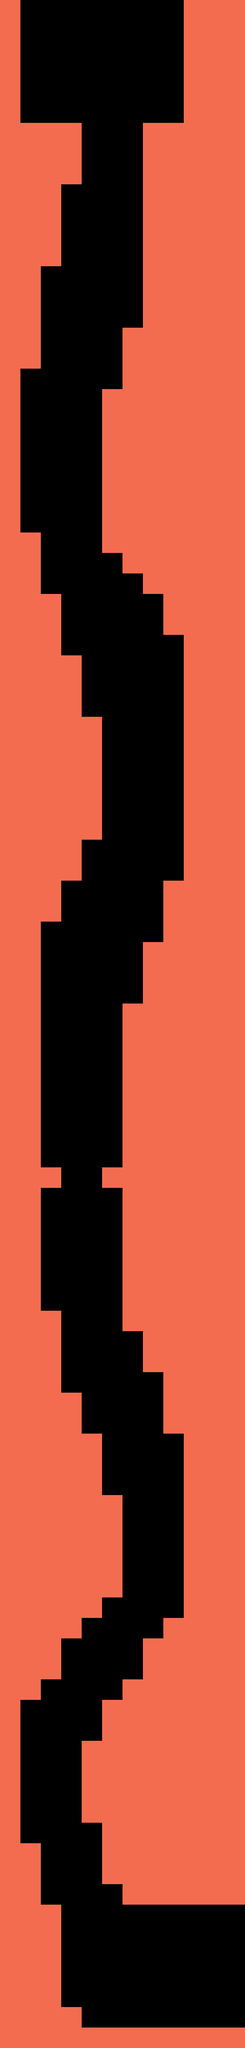

A level layout from a 2D game, rendered from its tile map. Below: a short description, then the map file with tile-grid data replaced by summaries:
An orthogonal 12x100 tile map with 40x40 px tiles, 1 tile layer (ground) and 29 objects.

<map version="1.0" orientation="orthogonal" renderorder="right-down" width="12" height="100" tilewidth="40" tileheight="40" nextobjectid="90">
 <properties>
  <property name="anomaly" value="#ff2e42" />
  <property name="contrast" value="#444d6f" />
  <property name="gravity" value="true" />
  <property name="music" value="juicy" />
  <property name="ocean" value="#f9feb9" />
  <property name="player" value="4" />
  <property name="spot" value="cross" />
 </properties>
 <tileset firstgid="1" name="tileset" tilewidth="40" tileheight="40">
  <image source="tileset.png" width="200" height="240" />
 </tileset>
 <layer name="ground" width="12" height="100">
  <data>[1200 cells, 747 non-empty, 1 distinct tile ids]</data>
 </layer>
 <objectgroup name="object">
  <object id="55" gid="8" x="440" y="3920" />
  <object id="56" gid="4" x="360" y="3960">
   <properties>
    <property name="callback" value="fallDialog" />
   </properties>
  </object>
  <object id="57" gid="5" x="400" y="3960" />
  <object id="58" gid="11" x="280" y="240" />
  <object id="59" gid="11" x="320" y="240" />
  <object id="60" gid="11" x="240" y="640" />
  <object id="62" gid="11" x="40" y="1040" />
  <object id="63" gid="11" x="80" y="1160" />
  <object id="64" gid="11" x="120" y="1280" />
  <object id="65" gid="11" x="160" y="1400" />
  <object id="66" gid="11" x="320" y="1720" />
  <object id="67" gid="11" x="280" y="1840" />
  <object id="68" gid="11" x="240" y="1960" />
  <object id="69" gid="11" x="200" y="2280" />
  <object id="70" gid="11" x="80" y="2280" />
  <object id="71" gid="11" x="80" y="2560" />
  <object id="72" gid="11" x="120" y="2720" />
  <object id="73" gid="11" x="160" y="2800" />
  <object id="74" gid="11" x="200" y="2920" />
  <object id="75" gid="11" x="320" y="3160" />
  <object id="76" gid="11" x="280" y="3200" />
  <object id="77" gid="11" x="240" y="3280" />
  <object id="79" gid="11" x="160" y="3400" />
  <object id="80" gid="11" x="40" y="3600" />
  <object id="81" gid="11" x="80" y="3720" />
  <object id="82" gid="6" x="80" y="200" />
  <object id="87" gid="11" x="200" y="760" />
  <object id="88" gid="20" x="120" y="3920">
   <properties>
    <property name="drop" value="3" />
   </properties>
  </object>
  <object id="89" gid="19" x="200" y="3320" />
 </objectgroup>
</map>
